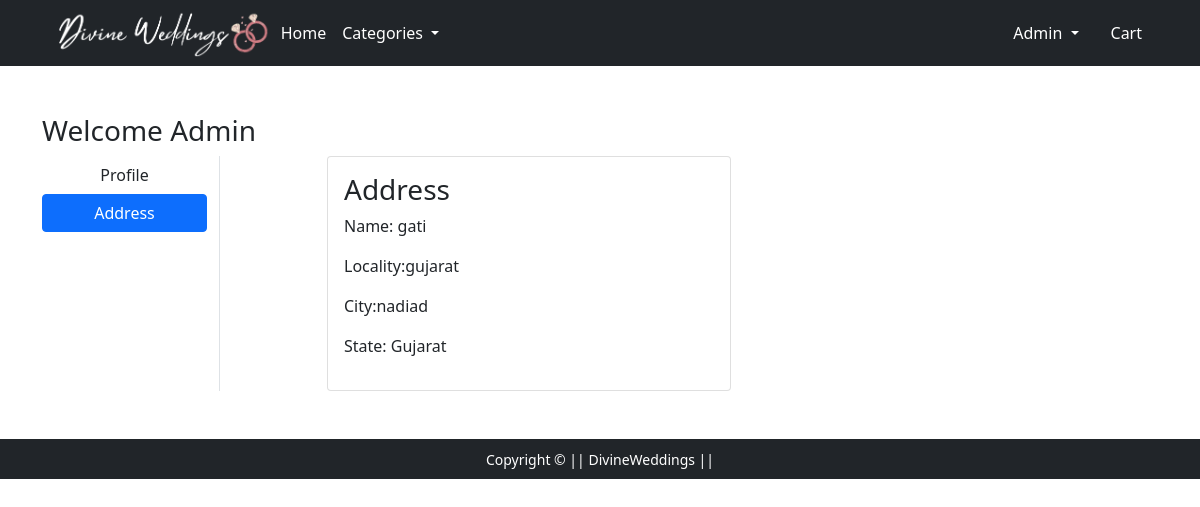
The page /address/ (signed in) on the database its author committed.
### app/models.py (models this page shows, shortened)
class Customer(models.Model):
    user=models.ForeignKey(User,on_delete=models.CASCADE)
    name=models.CharField(max_length=200)
    locality=models.CharField(max_length=200)
    city=models.CharField(max_length=50)
    state=models.CharField(choices=STATE_CHOICES,max_length=50)

### app/views.py (the view)
# urls.py: path('address/', views.address, name='address'),
def address(request):
    add = Customer.objects.filter(user=request.user)
    return render(request, 'app/address.html',{'add':add,'active':'btn-primary'})

### app/templates/app/address.html (shortened to what this page needs)
{% extends 'app/base.html' %}
{% load static %}
{% block main-content %}
<div class="container my-5">
 <div class="row">
 <h3>Welcome <span class="text-capitalize">{{request.user}}</span></h3>
  <div class="col-sm-2 border-end">
   <ul class="list-unstyled">
    <li class="d-grid"><a href="{% url 'profile' %}" class="btn">Profile</a></li>
    <li class="d-grid"><a href="{% url 'address' %}" class="btn {{active}}">Address</a></li>
   </ul>
  </div>
  <div class="col-sm-9 offset-sm-1">
   <div class="row">
    {% for ad in add %}
    <div class="col-sm-6">
     <div class="card">
      <div class="card-body">
       <h3>Address</h3>
       <p>Name: {{ad.name}}</p>
       <p> Locality:{{ad.locality}} </p>
       <p>City:{{ad.city}} </p>
       <p>State: {{ad.state}}</p>
      </div>
     </div>
    </div>
    {% endfor%}
   </div>
  </div>
 </div>
</div>
{% endblock main-content %}

### app/templates/app/base.html (shortened to what this page needs)
<!doctype html>
{% load static %}
<html lang="en">
  <head>
    <link href="https://cdn.jsdelivr.net/npm/bootstrap@5.0.0-beta1/dist/css/bootstrap.min.css" rel="stylesheet">
    <link rel="stylesheet" href="{% static 'app/css/owl.carousel.min.css' %}">
    <link rel="stylesheet" href="{% static 'app/css/all.min.css' %}">
    <link rel="stylesheet" href="{% static 'app/css/style.css' %}">
  </head>
  <body>
    <nav class="navbar navbar-expand-lg navbar-dark bg-dark ">
     <div class="container">
       <a href="/"><img src="{% static 'app/images/logo2.png' %}" alt="" height="50px" ></a>
       <div class="collapse navbar-collapse" id="navbarSupportedContent">
         <ul class="navbar-nav me-auto mb-2 mb-lg-0">
           <li class="nav-item">
             <a class="nav-link active" aria-current="page" href="/">Home</a>
           </li>
           <li class="nav-item dropdown">
             <a class="nav-link dropdown-toggle text-white" href="#" id="electronicsDropdown" role="button" data-bs-toggle="dropdown" aria-expanded="false">
               Categories
             </a>
           </li>
         </ul>
         <div>
          <ul class="navbar-nav me-auto mb-2 mb-lg-0">
            {% if request.user.is_authenticated %}
           <li class="nav-item dropdown mx-2">
              <a class="nav-link dropdown-toggle text-white" href="#" id="profileDropdown" role="button" data-bs-toggle="dropdown" aria-expanded="false">
                {{request.user.username|capfirst}}
              </a>
            </li>
            <li class="nav-item mx-2">
             <a href="{% url 'showcart' %}" class="nav-link text-white"> Cart </a>
            </li>
            {% endif %}
          </ul>
         </div>
       </div>
     </div>
    </nav>
    {% block main-content %} {% endblock main-content %}
    <footer class="container-fluid bg-dark text-center p-2 mt-5">
        <small class="text-white">Copyright &copy;  || DivineWeddings || </small>
    </footer>
  </body>
</html>

### rows shown on the page
Customer: name "gati", locality "gujarat", city "nadiad", state "Gujarat"

### other values the page prints
{{ request.user.username|capfirst }} "Admin"
{{ request.user }} "Admin"
